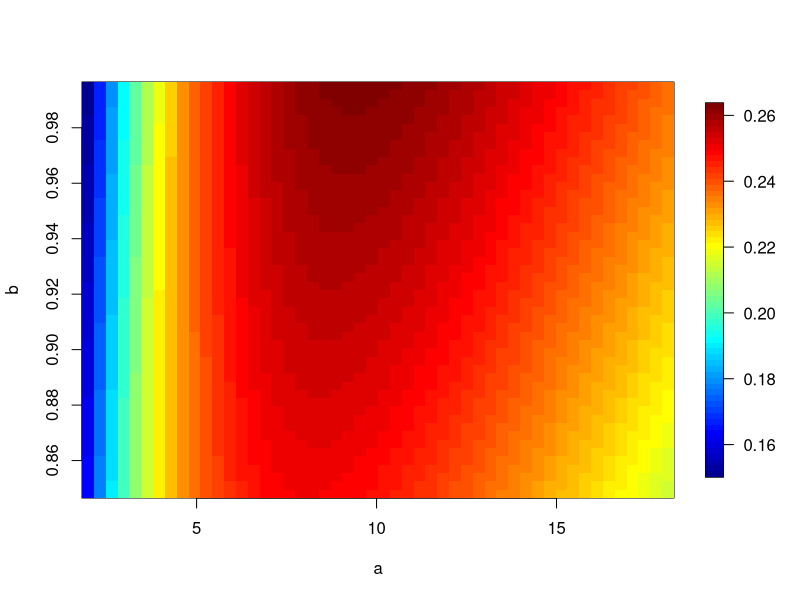

R code for this plot:
ml.beta <- function(yi, ni, a, b){ # Equation (9) in Raftery et al (2007) 
  ( gamma(ni + 1)/{gamma(ni - yi + 1) * gamma(yi + 1)} ) *
    ( gamma(a + b)/gamma(a + b + ni)  ) *
    ( gamma(a+yi)/gamma(a) ) * ( gamma(b + ni - yi)/gamma(b)) 
}
##
# parameters
a0 <- 18.1 ; b0 <- .995
a1 <- 3.44 ; b1 <- .860 
a2 <- 8.32 ; b2 <- .924
a3 <- 1.98 ; b3 <- .848

av <- c(a0, a1, a2, a3)
bv <- c(b0, b1, b2, b3)
K <- length(av)
# fix y and n
y <- 9
n <- 10

# create the grid
pa <- seq(min(av), max(av), length.out = 50)
pb <- seq(min(bv), max(bv), length.out = 50)
grid <- expand.grid(a = pa , b = pb)


results <- apply(grid, 1, function(x) ml.beta(yi = y, ni = n, a = x[1], b = x[2]))
mat <- matrix(results, ncol = length(pa))
library(fields)
image.plot(pa, pb, mat, xlab = expression(a), ylab = expression(b))

marglikes <- rep(NA, K)
for (k in 1:K){ marglikes[k] <- ml.beta(yi = y, ni = n, a = av[k], b = bv[k]) }

marglikes
max(results)

grid[which(results == max(results)), ]

## These results indicate it is possible to obtain a pooled prior with
## higher integrated likelihood than any of the original priors.
